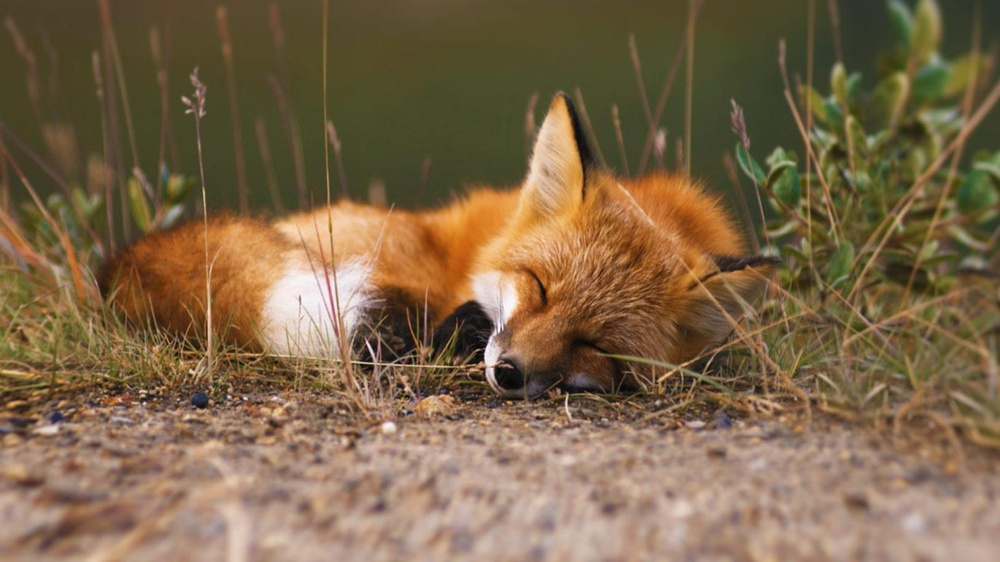
#> input picture Python/ImgHistograms/src/fox.jpg, 1000 x 562 px, shrunk from 1366 x 768 before the run
$ python img_histogram.py --img fox.jpg   (Python 2 division)
#> lines starting #> are read from the running program, lines starting #| are printed output that depends on the picture
from matplotlib import pyplot as plt
import numpy as np
import argparse
import cv2

# load image
a = argparse.ArgumentParser()
a.add_argument("-i", "--img", required=True, help="Path to the image")
args = vars(a.parse_args())
image = cv2.imread(args["img"])
#> image is the input picture: shape (562, 1000, 3); mean B, G, R 73.3, 102.6, 125.6
cv2.imshow("image", image)

# convert image to grayscale and create histogram
gray = cv2.cvtColor(image, cv2.COLOR_BGR2GRAY)
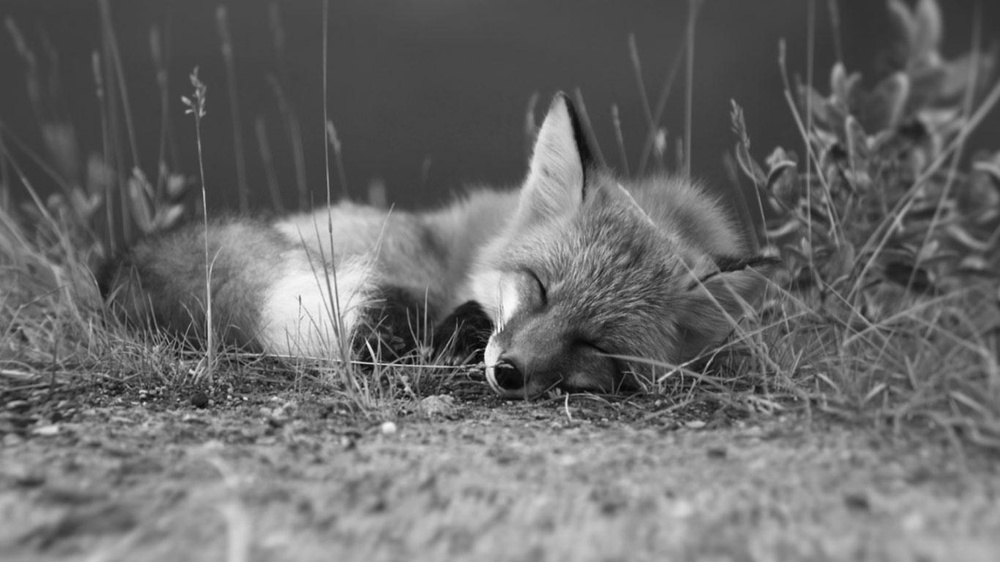
#> gray: shape (562, 1000); min 3, max 251, mean 106.2
cv2.imshow("gray", gray)
hist = cv2.calcHist([gray], [0], None, [256], [0, 256]) # args: image, list of colour channel indexes (just 0 is grayscale), mask, number of histogram 'bins', range of possible pixel values
#> hist = 256 values, max 19039 at index 73, min 0 at index 0, mean 2195.3
plt.figure()
plt.title("Grayscale Histogram")
plt.xlabel("Color bin")
plt.ylabel("Num. Pixels")
plt.xlim([0, 256])
plt.plot(hist)

plt.figure()
plt.title("Flattened Colour Histogram")
plt.xlabel("Color bin")
plt.ylabel("Num. Pixels")
features = []
# loop over image channels, create a histogram for each
chans = cv2.split(image) # split image into RGB channels
print 'Chans:', chans
#> (printed output is left out)
colors = ("b", "g", "r") # reverse because the `split` function reverses them (i.e., RGB to BGR)
for (chan, color) in zip(chans, colors):
	hist = cv2.calcHist([chan], [0], None, [256], [0, 256])
	features.extend(hist)

	plt.plot(hist, color=color)
	plt.xlim([0, 256])
#> this loop made 3 passes
#> color on passes 1 to 3: 'b', 'g', 'r'
#> after the loop, features = 768 items, first 6: [241], [51], [76], [86], [116], [181]

# create 2D histograms
fig = plt.figure()

# create 2D color histogram for green and blue
ax = fig.add_subplot(131)
hist = cv2.calcHist([chans[0], chans[1]], [0, 1], None, [32, 32], [0, 256, 0, 256])
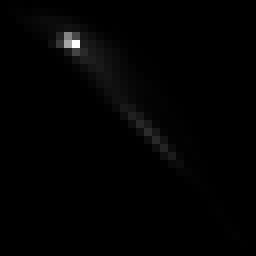
#> hist: shape (32, 32) float32 (shown 8 times larger); min 0, max 55225, mean 548.8; drawn with min black and max white
p = ax.imshow(hist, interpolation="nearest")
ax.set_title("2D Histogram for Green and Blue")
plt.colorbar(p)

# create 2D color histogram for green and red
ax = fig.add_subplot(132)
hist = cv2.calcHist([chans[0], chans[2]], [0, 1], None, [32, 32], [0, 256, 0, 256])
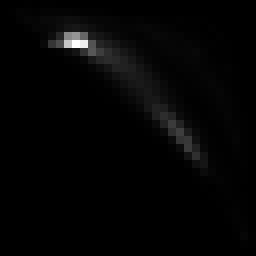
#> hist: shape (32, 32) float32 (shown 8 times larger); min 0, max 29690, mean 548.8; drawn with min black and max white
p = ax.imshow(hist, interpolation="nearest")
ax.set_title("2D Histogram for Green and Red")
plt.colorbar(p)

# create 2D color histogram for blue and red
ax = fig.add_subplot(133)
hist = cv2.calcHist([chans[1], chans[2]], [0, 1], None, [32, 32], [0, 256, 0, 256])
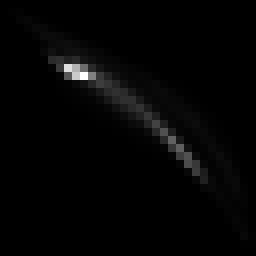
#> hist: shape (32, 32) float32 (shown 8 times larger); min 0, max 29738, mean 548.8; drawn with min black and max white
p = ax.imshow(hist, interpolation="nearest")
ax.set_title("2D Histogram for Blue and Red")
plt.colorbar(p)

# create 3D histogram
hist = cv2.calcHist([image], [0, 1, 2], None, [8, 8, 8], [0, 256, 0, 256, 0, 256])

plt.show()
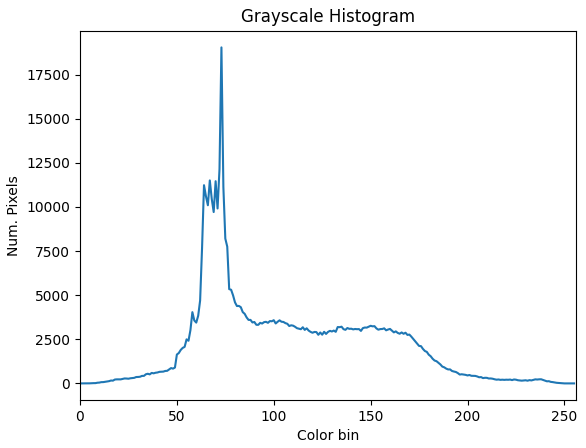
#> figure drawn by matplotlib, 1 panel; curve peaks at x = 73, y = 19039
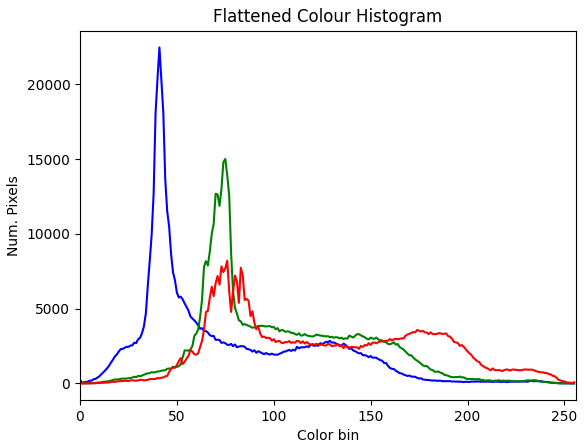
#> figure drawn by matplotlib, 1 panel; curve peaks at x = 41, y = 22475; curve peaks at x = 75, y = 15015; curve peaks at x = 76, y = 8212
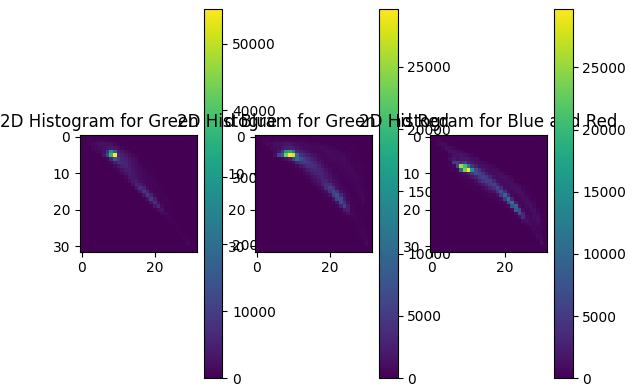
#> figure drawn by matplotlib, 6 panels
# cv2.waitKey(0)
